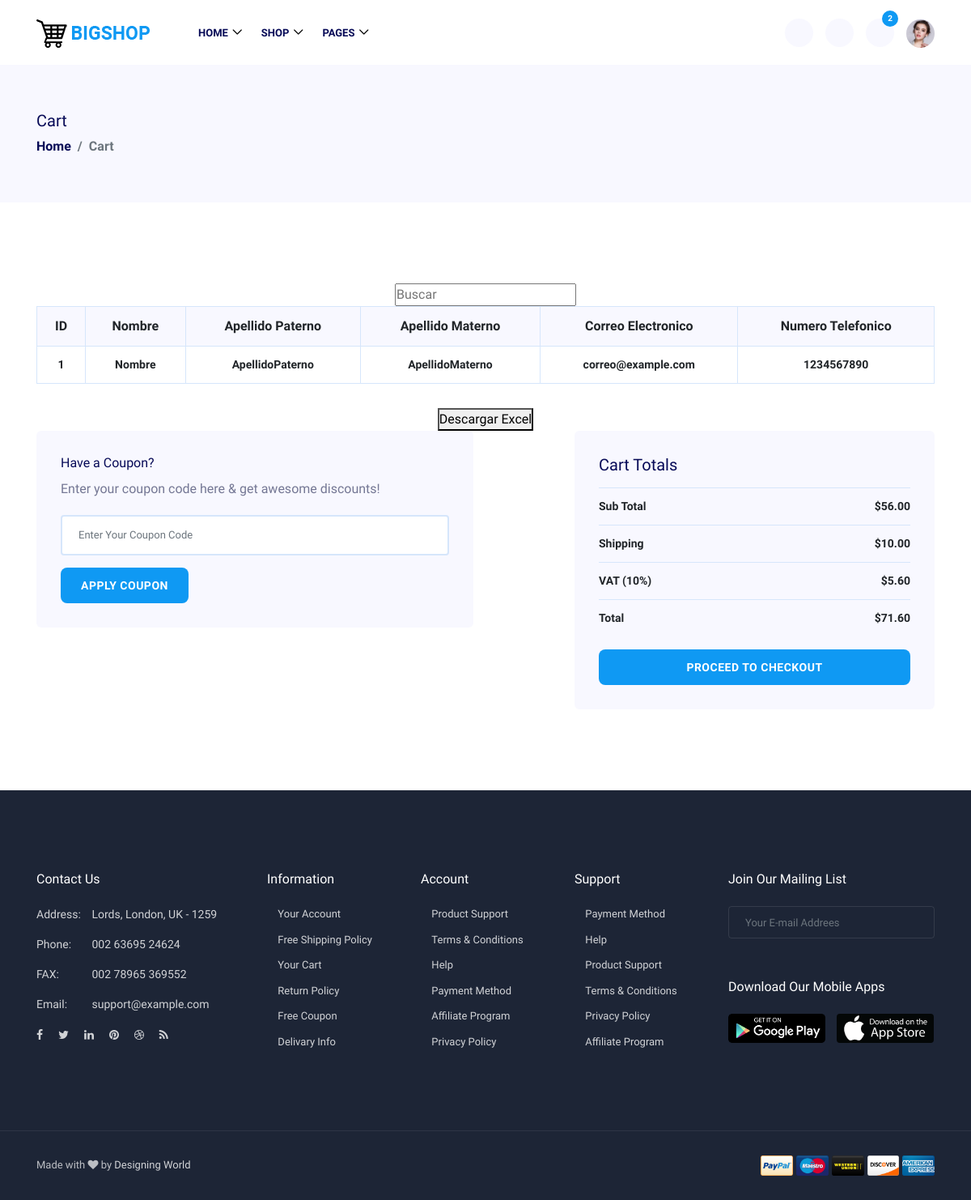
Page /cart/ on the earlier database version.
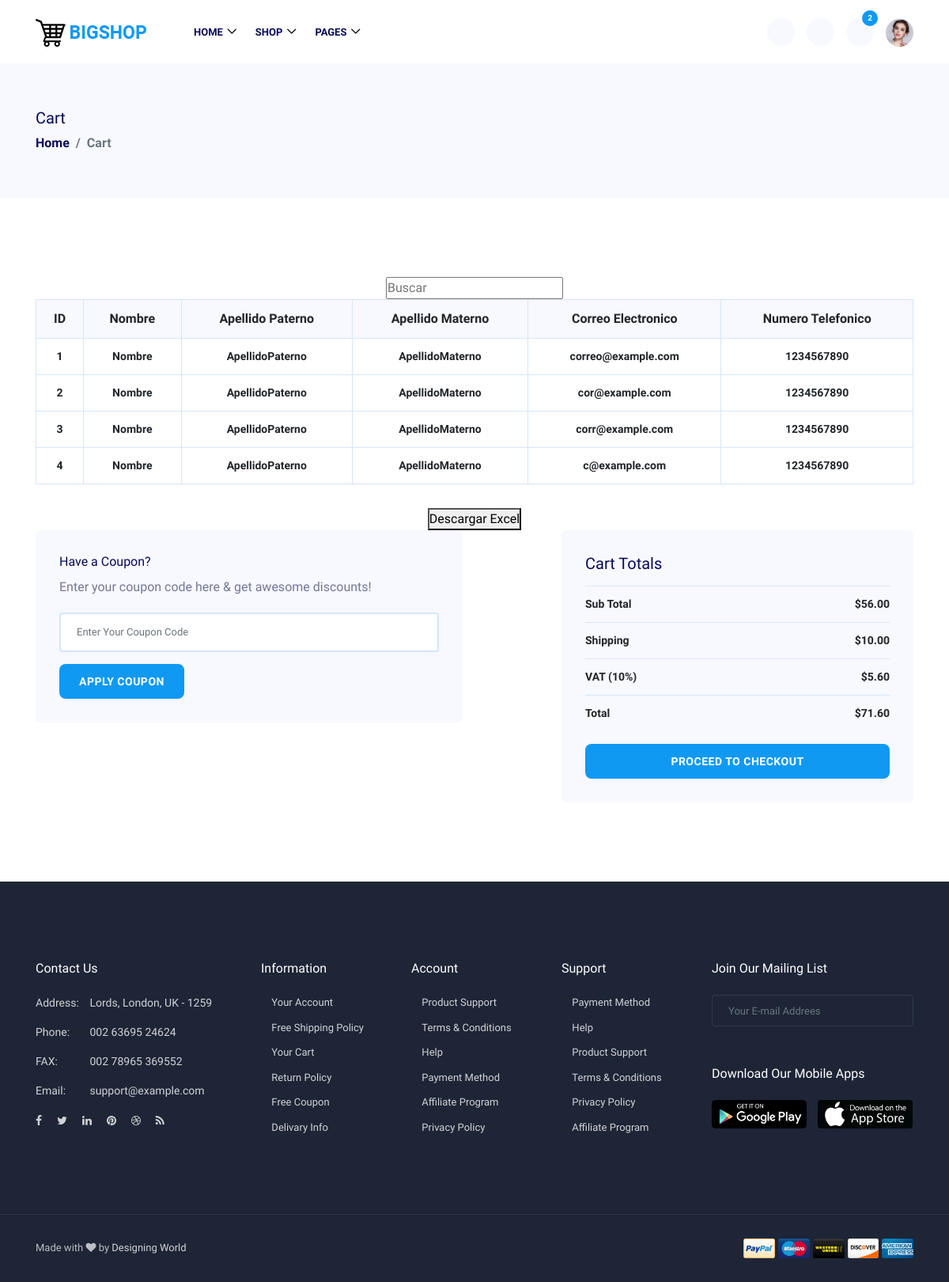
Same page on the later database version.
### api/models.py (models this page shows, shortened)
class Usuario(AbstractUser):
    idUsuario = models.AutoField(primary_key=True, db_column='idUsuario')
    nombreUsuario = models.CharField(max_length=50, db_column='nombreUsuario')
    apellidoPaterno = models.TextField(max_length=50, db_column='apellidoPaterno')
    apellidoMaterno = models.TextField(max_length=50, db_column='apellidoMaterno')
    password = models.TextField(max_length=128)
    correoElectronico = models.EmailField(unique=True, db_column='correoElectronico')
    numeroTelefonico = models.IntegerField(db_column='numeroTelefonico')
    groups = models.ManyToManyField(Group, verbose_name='Grupos', blank=True, related_name='usuarios')
    user_permissions = models.ManyToManyField(Permission, verbose_name='Permisos', blank=True, related_name='usuarios')
    first_name = None
    last_name = None
    last_login = None
    email =None
    date_joined = None
    is_active = None
    is_staff = None
    is_superuser= None

### api/views.py (the view)
# urls.py: path("cart/", cart.as_view(), name="cart"),
class cart(APIView):
    template_name = "cart.html"
    def get(self, request):
        usuarios = Usuario.objects.all()
        return render(request, "cart.html", {"usuarios": usuarios})

### api/templates/cart.html (shortened to what this page needs)
{% load static %}
<!doctype html>
<html lang="en">
<head>
    <link rel="stylesheet" href="{% static 'css/default/classy-nav.min.css'%}">
    <link rel="stylesheet" href="{% static 'css/default/icofont.min.css'%}">
    <link rel="stylesheet" href="{% static 'css/animate.css'%}">
    <link rel="stylesheet" href="{% static 'css/bootstrap.min.css'%}">
    <link rel="stylesheet" href="{% static 'css/font-awesome.min.css'%}">
    <link rel="stylesheet" href="{% static 'css/jquery-ui.min.css'%}">
    <link rel="stylesheet" href="{% static 'css/magnific-popup.css'%}">
    <link rel="stylesheet" href="{% static 'css/nice-select.css'%}">
    <link rel="stylesheet" href="{% static 'css/owl.carousel.min.css'%}">
    <link rel="stylesheet" href="{% static 'css/style.css'%}">
</head>
<body>
    <header class="header_area">
        <div class="bigshop-main-menu">
            <div class="container">
                <div class="classy-nav-container breakpoint-off">
                    <nav class="classy-navbar" id="bigshopNav">
                        <a href="index.html" class="nav-brand"><img src="{% static 'img/core-img/logo.png'%}"
                                alt="logo"></a>
                        <div class="classy-menu">
                            <div class="classynav">
                                <ul>
                                    <li><a href="#">Home</a>
                                    </li>
                                    <li><a href="#">Shop</a>
                                    </li>
                                    <li><a href="#">Pages</a>
                                    </li>
                                </ul>
                            </div>
                        </div>
                        <div class="hero_meta_area ml-auto d-flex align-items-center justify-content-end">
                            <div class="search-area">
                                <div class="search-btn"><i class="icofont-search"></i></div>
                            </div>
                            <div class="wishlist-area">
                                <a href="{% url 'wishlist'%}" class="wishlist-btn"><i class="icofont-heart"></i></a>
                            </div>
                            <div class="cart-area">
                                <div class="cart--btn"><i class="icofont-cart"></i> <span class="cart_quantity">2</span>
                                </div>
                            </div>
                            <div class="account-area">
                                <div class="user-thumbnail">
                                    <img src="{% static 'img/bg-img/user.jpg'%}" alt="">
                                </div>
                            </div>
                        </div>
                    </nav>
                </div>
            </div>
        </div>
    </header>
    <div class="breadcumb_area">
        <div class="container h-100">
            <div class="row h-100 align-items-center">
                <div class="col-12">
                    <h5>Cart</h5>
                    <ol class="breadcrumb">
                        <li class="breadcrumb-item"><a href="index.html">Home</a></li>
                        <li class="breadcrumb-item active">Cart</li>
                    </ol>
                </div>
            </div>
        </div>
    </div>
    <div class="cart_area section_padding_100_70 clearfix">
        <div class="container">
            <div class="row justify-content-between">
                <div class="col-12">
                    <div class="cart-table">
                        <div class="table-responsive">
                            <form id="search-form">
                                <input type="text" id="search-input" placeholder="Buscar">
                            </form>
                            <table id="usuarios" class="table table-bordered mb-30">
                                <thead>
                                    <tr>
                                        <th scope="col">ID</th>
                                        <th scope="col">Nombre</th>
                                        <th scope="col">Apellido Paterno</th>
                                        <th scope="col">Apellido Materno</th>
                                        <th scope="col">Correo Electronico</th>
                                        <th scope="col">Numero Telefonico</th>
                                    </tr>
                                </thead>
                                <tbody>
                                    {% for usuario in usuarios %}
                                    <tr>
                                        <td>{{ usuario.idUsuario }}</td>
                                        <td>{{ usuario.nombreUsuario }}</td>
                                        <td>{{ usuario.apellidoPaterno }}</td>
                                        <td>{{ usuario.apellidoMaterno }}</td>
                                        <td>{{ usuario.correoElectronico }}</td>
                                        <td>{{ usuario.numeroTelefonico }}</td>
                                    </tr>
                                    {% endfor %}
                                </tbody>
                            </table>
                            <button id="excelButton">Descargar Excel</button>
                        </div>
                    </div>
                </div>
                <div class="col-12 col-lg-6">
                    <div class="cart-apply-coupon mb-30">
                        <h6>Have a Coupon?</h6>
                        <p>Enter your coupon code here &amp; get awesome discounts!</p>
                        <div class="coupon-form">
                            <form action="#">
                                <input type="text" class="form-control" placeholder="Enter Your Coupon Code">
                                <button type="submit" class="btn btn-primary">Apply Coupon</button>
                            </form>
                        </div>
                    </div>
                </div>
                <div class="col-12 col-lg-5">
                    <div class="cart-total-area mb-30">
                        <h5 class="mb-3">Cart Totals</h5>
                        <div class="table-responsive">
                            <table class="table mb-3">
                                <tbody>
                                    <tr>
                                        <td>Sub Total</td>
                                        <td>$56.00</td>
                                    </tr>
                                    <tr>
                                        <td>Shipping</td>
                                        <td>$10.00</td>
                                    </tr>
                                    <tr>
                                        <td>VAT (10%)</td>
                                        <td>$5.60</td>
                                    </tr>
                                    <tr>
                                        <td>Total</td>
                                        <td>$71.60</td>
                                    </tr>
                                </tbody>
                            </table>
                        </div>
                        <a href="checkout-1.html" class="btn btn-primary d-block">Proceed To Checkout</a>
                    </div>
                </div>
            </div>
        </div>
    </div>
    <footer class="footer_area section_padding_100_0">
        <div class="container">
            <div class="row">
                <div class="col-12 col-sm-6 col-md-5 col-lg-4 col-xl-3">
                    <div class="single_footer_area mb-100">
                        <div class="footer_heading mb-4">
                            <h6>Contact Us</h6>
                        </div>
                        <ul class="footer_content">
                            <li><span>Address:</span> Lords, London, UK - 1259</li>
                            <li><span>Phone:</span> 002 63695 24624</li>
                            <li><span>FAX:</span> 002 78965 369552</li>
                            <li><span>Email:</span> support@example.com</li>
                        </ul>
                        <div class="footer_social_area mt-15">
                            <a href="#"><i class="fa fa-facebook" aria-hidden="true"></i></a>
                            <a href="#"><i class="fa fa-twitter" aria-hidden="true"></i></a>
                            <a href="#"><i class="fa fa-linkedin" aria-hidden="true"></i></a>
                            <a href="#"><i class="fa fa-pinterest" aria-hidden="true"></i></a>
                            <a href="#"><i class="fa fa-dribbble" aria-hidden="true"></i></a>
                            <a href="#"><i class="fa fa-rss" aria-hidden="true"></i></a>
                        </div>
                    </div>
                </div>
                <div class="col-12 col-sm-6 col-md col-lg-4 col-xl-2">
                    <div class="single_footer_area mb-100">
                        <div class="footer_heading mb-4">
                            <h6>Information</h6>
                        </div>
                        <ul class="footer_widget_menu">
                            <li><a href="#"><i class="icofont-rounded-right"></i> Your Account</a></li>
                            <li><a href="#"><i class="icofont-rounded-right"></i> Free Shipping Policy</a></li>
                            <li><a href="#"><i class="icofont-rounded-right"></i> Your Cart</a></li>
                            <li><a href="#"><i class="icofont-rounded-right"></i> Return Policy</a></li>
                            <li><a href="#"><i class="icofont-rounded-right"></i> Free Coupon</a></li>
                            <li><a href="#"><i class="icofont-rounded-right"></i> Delivary Info</a></li>
                        </ul>
                    </div>
                </div>
                <div class="col-12 col-sm-6 col-md col-lg-4 col-xl-2">
                    <div class="single_footer_area mb-100">
                        <div class="footer_heading mb-4">
                            <h6>Account</h6>
                        </div>
                        <ul class="footer_widget_menu">
                            <li><a href="#"><i class="icofont-rounded-right"></i> Product Support</a></li>
                            <li><a href="#"><i class="icofont-rounded-right"></i> Terms &amp; Conditions</a></li>
                            <li><a href="#"><i class="icofont-rounded-right"></i> Help</a></li>
                            <li><a href="#"><i class="icofont-rounded-right"></i> Payment Method</a></li>
                            <li><a href="#"><i class="icofont-rounded-right"></i> Affiliate Program</a></li>
                            <li><a href="#"><i class="icofont-rounded-right"></i> Privacy Policy</a></li>
                        </ul>
                    </div>
                </div>
                <div class="col-12 col-sm-6 col-md-5 col-lg-4 col-xl-2">
                    <div class="single_footer_area mb-100">
                        <div class="footer_heading mb-4">
                            <h6>Support</h6>
                        </div>
                        <ul class="footer_widget_menu">
                            <li><a href="#"><i class="icofont-rounded-right"></i> Payment Method</a></li>
                            <li><a href="#"><i class="icofont-rounded-right"></i> Help</a></li>
                            <li><a href="#"><i class="icofont-rounded-right"></i> Product Support</a></li>
                            <li><a href="#"><i class="icofont-rounded-right"></i> Terms &amp; Conditions</a></li>
                            <li><a href="#"><i class="icofont-rounded-right"></i> Privacy Policy</a></li>
                            <li><a href="#"><i class="icofont-rounded-right"></i> Affiliate Program</a></li>
                        </ul>
                    </div>
                </div>
                <div class="col-12 col-md-7 col-lg-8 col-xl-3">
                    <div class="single_footer_area mb-50">
                        <div class="footer_heading mb-4">
                            <h6>Join our mailing list</h6>
                        </div>
                        <div class="subscribtion_form">
                            <form action="#" method="post">
                                <input type="email" name="mail" class="form-control mail"
                                    placeholder="Your E-mail Addrees">
                                <button type="submit" class="submit"><i class="icofont-long-arrow-right"></i></button>
                            </form>
                        </div>
                    </div>
                    <div class="single_footer_area mb-100">
                        <div class="footer_heading mb-4">
                            <h6>Download our Mobile Apps</h6>
                        </div>
                        <div class="apps_download">
                            <a href="#"><img src="img/core-img/play-store.png" alt="Play Store"></a>
                            <a href="#"><img src="img/core-img/app-store.png" alt="Apple Store"></a>
                        </div>
                    </div>
                </div>
            </div>
        </div>
        <div class="footer_bottom_area">
            <div class="container">
                <div class="row align-items-center">
                    <div class="col-12 col-md-6">
                        <div class="copywrite_text">
                            <p>Made with <i class="fa fa-heart" aria-hidden="true"></i> by <a href="#">Designing
                                    World</a></p>
                        </div>
                    </div>
                    <div class="col-12 col-md-6">
                        <div class="payment_method">
                            <img src="img/payment-method/paypal.png" alt="">
                            <img src="img/payment-method/maestro.png" alt="">
                            <img src="img/payment-method/western-union.png" alt="">
                            <img src="img/payment-method/discover.png" alt="">
                            <img src="img/payment-method/american-express.png" alt="">
                        </div>
                    </div>
                </div>
            </div>
        </div>
    </footer>
</body>
</html>

Differences in the rows shown:
added Usuario: idUsuario "2", nombreUsuario "Nombre", apellidoPaterno "ApellidoPaterno", apellidoMaterno "ApellidoMaterno", correoElectronico "cor@example.com", numeroTelefonico "1234567890"
added Usuario: idUsuario "3", nombreUsuario "Nombre", apellidoPaterno "ApellidoPaterno", apellidoMaterno "ApellidoMaterno", correoElectronico "corr@example.com", numeroTelefonico "1234567890"
added Usuario: idUsuario "4", nombreUsuario "Nombre", apellidoPaterno "ApellidoPaterno", apellidoMaterno "ApellidoMaterno", correoElectronico "c@example.com", numeroTelefonico "1234567890"
